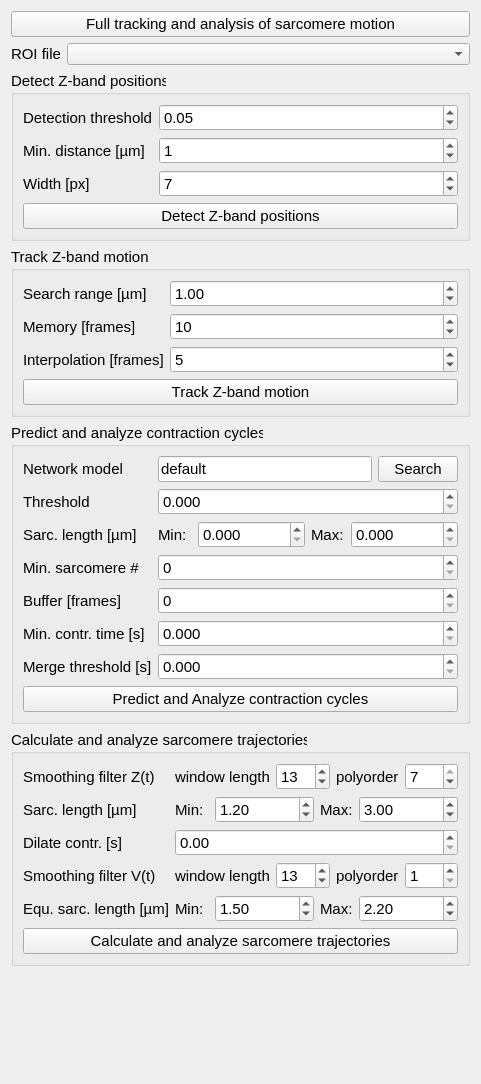
<?xml version="1.0" encoding="UTF-8"?>
<ui version="4.0">
 <class>Form</class>
 <widget class="QWidget" name="Form">
  <property name="geometry">
   <rect>
    <x>0</x>
    <y>0</y>
    <width>481</width>
    <height>1084</height>
   </rect>
  </property>
  <property name="windowTitle">
   <string>Form</string>
  </property>
  <layout class="QFormLayout" name="formLayout">
   <item row="1" column="0">
    <widget class="QLabel" name="label_10">
     <property name="font">
      <font>
       <pointsize>11</pointsize>
      </font>
     </property>
     <property name="text">
      <string>ROI file</string>
     </property>
    </widget>
   </item>
   <item row="0" column="0" colspan="2">
    <widget class="QPushButton" name="btn_analyze_motion">
     <property name="font">
      <font>
       <pointsize>11</pointsize>
      </font>
     </property>
     <property name="toolTip">
      <string>execute all of the below functions(check the parameters before)</string>
     </property>
     <property name="text">
      <string>Full tracking and analysis of sarcomere motion</string>
     </property>
    </widget>
   </item>
   <item row="1" column="1">
    <widget class="QComboBox" name="cb_roi_file">
     <property name="toolTip">
      <string>currently selected ROI to use in analysis</string>
     </property>
    </widget>
   </item>
   <item row="2" column="0" colspan="2">
    <widget class="QGroupBox" name="groupBox">
     <property name="font">
      <font>
       <pointsize>11</pointsize>
      </font>
     </property>
     <property name="title">
      <string>Detect Z-band positions</string>
     </property>
     <property name="flat">
      <bool>false</bool>
     </property>
     <property name="checkable">
      <bool>false</bool>
     </property>
     <layout class="QFormLayout" name="formLayout_2">
      <item row="0" column="0">
       <widget class="QLabel" name="label">
        <property name="toolTip">
         <string>Threshold for peak finder</string>
        </property>
        <property name="text">
         <string>Detection threshold</string>
        </property>
       </widget>
      </item>
      <item row="0" column="1">
       <widget class="QDoubleSpinBox" name="dsb_detect_peaks_threshold">
        <property name="toolTip">
         <string>Threshold for peak finder</string>
        </property>
        <property name="value">
         <double>0.050000000000000</double>
        </property>
       </widget>
      </item>
      <item row="1" column="0">
       <widget class="QLabel" name="label_11">
        <property name="toolTip">
         <string>Minimal distance of z-band peaks in µm</string>
        </property>
        <property name="text">
         <string>Min. distance [µm]</string>
        </property>
       </widget>
      </item>
      <item row="1" column="1">
       <widget class="QSpinBox" name="sb_detect_peaks_min_distance">
        <property name="toolTip">
         <string>Minimal distance of z-band peaks in µm</string>
        </property>
        <property name="maximum">
         <number>5</number>
        </property>
        <property name="value">
         <number>1</number>
        </property>
       </widget>
      </item>
      <item row="2" column="0">
       <widget class="QLabel" name="label_12">
        <property name="toolTip">
         <string>Width of interval around peak for precise determination of peak center, in pixels</string>
        </property>
        <property name="text">
         <string>Width [px]</string>
        </property>
       </widget>
      </item>
      <item row="2" column="1">
       <widget class="QSpinBox" name="sb_detect_peaks_width">
        <property name="toolTip">
         <string>Width of interval around peak for precise determination of peak center, in pixels</string>
        </property>
        <property name="minimum">
         <number>3</number>
        </property>
        <property name="maximum">
         <number>20</number>
        </property>
        <property name="value">
         <number>7</number>
        </property>
       </widget>
      </item>
      <item row="3" column="0" colspan="2">
       <widget class="QPushButton" name="btn_motion_detect_peaks">
        <property name="toolTip">
         <string>execute detect peaks on selected roi file</string>
        </property>
        <property name="text">
         <string>Detect Z-band positions</string>
        </property>
       </widget>
      </item>
     </layout>
    </widget>
   </item>
   <item row="3" column="0" colspan="2">
    <widget class="QGroupBox" name="groupBox_2">
     <property name="font">
      <font>
       <pointsize>11</pointsize>
       <weight>50</weight>
       <bold>false</bold>
      </font>
     </property>
     <property name="title">
      <string>Track Z-band motion</string>
     </property>
     <layout class="QFormLayout" name="formLayout_3">
      <item row="1" column="0">
       <widget class="QLabel" name="label_13">
        <property name="toolTip">
         <string>Search range for tracking algorithm (see documentation of trackpy package)</string>
        </property>
        <property name="text">
         <string>Search range [µm]</string>
        </property>
       </widget>
      </item>
      <item row="4" column="0" colspan="2">
       <widget class="QPushButton" name="btn_motion_track_z_bands">
        <property name="toolTip">
         <string>execute track z-bands on selected roi file</string>
        </property>
        <property name="text">
         <string>Track Z-band motion</string>
        </property>
       </widget>
      </item>
      <item row="1" column="1">
       <widget class="QDoubleSpinBox" name="dsb_track_z_bands_search_range">
        <property name="toolTip">
         <string>Search range for tracking algorithm (see documentation of trackpy package)</string>
        </property>
        <property name="minimum">
         <double>0.100000000000000</double>
        </property>
        <property name="maximum">
         <double>2.000000000000000</double>
        </property>
        <property name="singleStep">
         <double>0.100000000000000</double>
        </property>
        <property name="value">
         <double>1.000000000000000</double>
        </property>
       </widget>
      </item>
      <item row="2" column="0">
       <widget class="QLabel" name="label_36">
        <property name="toolTip">
         <string>Memory for tracking algorithm, in frames (see documentation of trackpy package)</string>
        </property>
        <property name="text">
         <string>Memory [frames]</string>
        </property>
       </widget>
      </item>
      <item row="2" column="1">
       <widget class="QSpinBox" name="sb_track_z_bands_memory">
        <property name="toolTip">
         <string>Memory for tracking algorithm, in frames (see documentation of trackpy package)</string>
        </property>
        <property name="maximum">
         <number>20</number>
        </property>
        <property name="value">
         <number>10</number>
        </property>
       </widget>
      </item>
      <item row="3" column="0">
       <widget class="QLabel" name="label_37">
        <property name="toolTip">
         <string>Memory (max interval) to interpolate gaps in trajectories, in frames (see documentation of trackpy package)</string>
        </property>
        <property name="text">
         <string>Interpolation [frames]</string>
        </property>
       </widget>
      </item>
      <item row="3" column="1">
       <widget class="QSpinBox" name="sb_track_z_band_memory_interp">
        <property name="toolTip">
         <string>Memory (max interval) to interpolate gaps in trajectories, in frames (see documentation of trackpy package)</string>
        </property>
        <property name="minimum">
         <number>2</number>
        </property>
        <property name="maximum">
         <number>10</number>
        </property>
        <property name="value">
         <number>5</number>
        </property>
       </widget>
      </item>
     </layout>
    </widget>
   </item>
   <item row="4" column="0" colspan="2">
    <widget class="QGroupBox" name="groupBox_3">
     <property name="font">
      <font>
       <pointsize>11</pointsize>
      </font>
     </property>
     <property name="title">
      <string>Predict and analyze contraction cycles</string>
     </property>
     <layout class="QFormLayout" name="formLayout_4">
      <item row="0" column="0">
       <widget class="QLabel" name="label_3">
        <property name="font">
         <font>
          <pointsize>11</pointsize>
         </font>
        </property>
        <property name="toolTip">
         <string>Neural network parameters (.pth file)</string>
        </property>
        <property name="text">
         <string>Network model</string>
        </property>
       </widget>
      </item>
      <item row="3" column="0">
       <widget class="QLabel" name="label_4">
        <property name="toolTip">
         <string>Binary threshold for systole state (0, 1) after prediction</string>
        </property>
        <property name="text">
         <string>Threshold</string>
        </property>
       </widget>
      </item>
      <item row="3" column="1">
       <widget class="QDoubleSpinBox" name="dsb_systoles_thresh">
        <property name="toolTip">
         <string>Binary threshold for systole state (0, 1) after prediction</string>
        </property>
        <property name="decimals">
         <number>3</number>
        </property>
        <property name="maximum">
         <double>10000000.000000000000000</double>
        </property>
       </widget>
      </item>
      <item row="4" column="0">
       <widget class="QLabel" name="label_22">
        <property name="toolTip">
         <string>Minimal and maximal sarcomere lengths, sarcomere outside interval are set to NaN</string>
        </property>
        <property name="text">
         <string>Sarc. length [µm]</string>
        </property>
       </widget>
      </item>
      <item row="4" column="1">
       <layout class="QHBoxLayout" name="horizontalLayout_5">
        <item>
         <widget class="QLabel" name="label_28">
          <property name="toolTip">
           <string>Minimal and maximal sarcomere lengths, sarcomere outside interval are set to NaN</string>
          </property>
          <property name="text">
           <string>Min:</string>
          </property>
         </widget>
        </item>
        <item>
         <widget class="QDoubleSpinBox" name="dsb_systoles_slen_limits_lower">
          <property name="toolTip">
           <string>Minimal and maximal sarcomere lengths, sarcomere outside interval are set to NaN</string>
          </property>
          <property name="decimals">
           <number>3</number>
          </property>
          <property name="maximum">
           <double>100000.000000000000000</double>
          </property>
         </widget>
        </item>
        <item>
         <widget class="QLabel" name="label_27">
          <property name="toolTip">
           <string>Minimal and maximal sarcomere lengths, sarcomere outside interval are set to NaN</string>
          </property>
          <property name="text">
           <string>Max:</string>
          </property>
         </widget>
        </item>
        <item>
         <widget class="QDoubleSpinBox" name="dsb_systoles_slen_limits_upper">
          <property name="toolTip">
           <string>Minimal and maximal sarcomere lengths, sarcomere outside interval are set to NaN</string>
          </property>
          <property name="decimals">
           <number>3</number>
          </property>
          <property name="maximum">
           <double>100000.000000000000000</double>
          </property>
         </widget>
        </item>
       </layout>
      </item>
      <item row="5" column="0">
       <widget class="QLabel" name="label_23">
        <property name="toolTip">
         <string>Minimal number of sarcomeres, if lower, systole state is set to 0.</string>
        </property>
        <property name="text">
         <string>Min. sarcomere #</string>
        </property>
       </widget>
      </item>
      <item row="5" column="1">
       <widget class="QSpinBox" name="sb_systoles_n_sarcomere_min">
        <property name="toolTip">
         <string>Minimal number of sarcomeres, if lower, systole state is set to 0.</string>
        </property>
        <property name="maximum">
         <number>1000000</number>
        </property>
       </widget>
      </item>
      <item row="6" column="0">
       <widget class="QLabel" name="label_24">
        <property name="toolTip">
         <string>Remove contraction cycles / systoles within &quot;buffer_frames&quot; frames to start and end of time-series</string>
        </property>
        <property name="text">
         <string>Buffer [frames]</string>
        </property>
       </widget>
      </item>
      <item row="6" column="1">
       <widget class="QSpinBox" name="sb_systoles_buffer_frames">
        <property name="toolTip">
         <string>Remove contraction cycles / systoles within &quot;buffer_frames&quot; frames to start and end of time-series</string>
        </property>
        <property name="maximum">
         <number>10000000</number>
        </property>
       </widget>
      </item>
      <item row="7" column="0">
       <widget class="QLabel" name="label_25">
        <property name="toolTip">
         <string>Minimal time of systole in seconds. If smaller, systole is removed.</string>
        </property>
        <property name="text">
         <string>Min. contr. time [s] </string>
        </property>
       </widget>
      </item>
      <item row="7" column="1">
       <widget class="QDoubleSpinBox" name="dsb_systoles_contr_time_min">
        <property name="toolTip">
         <string>Minimal time of systole in seconds. If smaller, systole is removed.</string>
        </property>
        <property name="decimals">
         <number>3</number>
        </property>
        <property name="maximum">
         <double>100000000.000000000000000</double>
        </property>
       </widget>
      </item>
      <item row="8" column="0">
       <widget class="QLabel" name="label_26">
        <property name="toolTip">
         <string>Maximal time between two systoles. If smaller, two systoles are merged to one.</string>
        </property>
        <property name="text">
         <string>Merge threshold [s]</string>
        </property>
       </widget>
      </item>
      <item row="8" column="1">
       <widget class="QDoubleSpinBox" name="dsb_systoles_merge_time_max">
        <property name="toolTip">
         <string>Maximal time between two systoles. If smaller, two systoles are merged to one.</string>
        </property>
        <property name="decimals">
         <number>3</number>
        </property>
        <property name="maximum">
         <double>1000000.000000000000000</double>
        </property>
       </widget>
      </item>
      <item row="9" column="0" colspan="2">
       <widget class="QPushButton" name="btn_motion_systoles">
        <property name="toolTip">
         <string>execute prediction and analysis of contractions, do not forget to select a contraction weights file</string>
        </property>
        <property name="text">
         <string>Predict and Analyze contraction cycles</string>
        </property>
       </widget>
      </item>
      <item row="0" column="1">
       <layout class="QHBoxLayout" name="horizontalLayout_6">
        <item>
         <widget class="QLineEdit" name="le_systoles_weights">
          <property name="toolTip">
           <string>Neural network parameters (.pth file)</string>
          </property>
          <property name="text">
           <string>default</string>
          </property>
         </widget>
        </item>
        <item>
         <widget class="QPushButton" name="btn_systoles_search_weights">
          <property name="text">
           <string>Search</string>
          </property>
         </widget>
        </item>
       </layout>
      </item>
     </layout>
    </widget>
   </item>
   <item row="5" column="0" colspan="2">
    <widget class="QGroupBox" name="groupBox_4">
     <property name="font">
      <font>
       <pointsize>11</pointsize>
      </font>
     </property>
     <property name="title">
      <string>Calculate and analyze sarcomere trajectories</string>
     </property>
     <layout class="QFormLayout" name="formLayout_5">
      <item row="2" column="0">
       <widget class="QLabel" name="label_14">
        <property name="toolTip">
         <string>Window length and poly order for Savitky-Golay filter for smoothing of z-band trajectories</string>
        </property>
        <property name="text">
         <string>Smoothing filter Z(t)</string>
        </property>
       </widget>
      </item>
      <item row="2" column="1">
       <layout class="QHBoxLayout" name="horizontalLayout">
        <item>
         <widget class="QLabel" name="label_6">
          <property name="toolTip">
           <string>Window length and poly order for Savitky-Golay filter for smoothing of z-band trajectories</string>
          </property>
          <property name="text">
           <string>window length</string>
          </property>
         </widget>
        </item>
        <item>
         <widget class="QSpinBox" name="sb_get_sarc_traj_filter_z_pos_wl">
          <property name="toolTip">
           <string>Window length and poly order for Savitky-Golay filter for smoothing of z-band trajectories</string>
          </property>
          <property name="minimum">
           <number>3</number>
          </property>
          <property name="maximum">
           <number>15</number>
          </property>
          <property name="value">
           <number>13</number>
          </property>
         </widget>
        </item>
        <item>
         <widget class="QLabel" name="label_15">
          <property name="toolTip">
           <string>Window length and poly order for Savitky-Golay filter for smoothing of z-band trajectories</string>
          </property>
          <property name="text">
           <string>polyorder</string>
          </property>
         </widget>
        </item>
        <item>
         <widget class="QSpinBox" name="sb_get_sarc_traj_filter_z_pos_po">
          <property name="toolTip">
           <string>Window length and poly order for Savitky-Golay filter for smoothing of z-band trajectories</string>
          </property>
          <property name="minimum">
           <number>1</number>
          </property>
          <property name="maximum">
           <number>7</number>
          </property>
          <property name="value">
           <number>7</number>
          </property>
         </widget>
        </item>
       </layout>
      </item>
      <item row="4" column="0">
       <widget class="QLabel" name="label_16">
        <property name="toolTip">
         <string> Lower and upper limits of sarcomere lengths, values outside are set to nan</string>
        </property>
        <property name="text">
         <string>Sarc. length [µm]</string>
        </property>
       </widget>
      </item>
      <item row="4" column="1">
       <layout class="QHBoxLayout" name="horizontalLayout_2">
        <item>
         <widget class="QLabel" name="label_18">
          <property name="toolTip">
           <string> Lower and upper limits of sarcomere lengths, values outside are set to nan</string>
          </property>
          <property name="text">
           <string>Min:</string>
          </property>
         </widget>
        </item>
        <item>
         <widget class="QDoubleSpinBox" name="dsb_get_sarc_traj_slen_lower">
          <property name="toolTip">
           <string> Lower and upper limits of sarcomere lengths, values outside are set to nan</string>
          </property>
          <property name="maximum">
           <double>1000000.000000000000000</double>
          </property>
          <property name="value">
           <double>1.200000000000000</double>
          </property>
         </widget>
        </item>
        <item>
         <widget class="QLabel" name="label_17">
          <property name="toolTip">
           <string> Lower and upper limits of sarcomere lengths, values outside are set to nan</string>
          </property>
          <property name="text">
           <string>Max:</string>
          </property>
         </widget>
        </item>
        <item>
         <widget class="QDoubleSpinBox" name="dsb_get_sarc_traj_slen_upper">
          <property name="toolTip">
           <string> Lower and upper limits of sarcomere lengths, values outside are set to nan</string>
          </property>
          <property name="maximum">
           <double>1000000.000000000000000</double>
          </property>
          <property name="value">
           <double>3.000000000000000</double>
          </property>
         </widget>
        </item>
       </layout>
      </item>
      <item row="6" column="0">
       <widget class="QLabel" name="label_5">
        <property name="toolTip">
         <string>Dilation time (in seconds) of systole time-series</string>
        </property>
        <property name="text">
         <string>Dilate contr. [s]</string>
        </property>
       </widget>
      </item>
      <item row="8" column="0">
       <widget class="QLabel" name="label_7">
        <property name="toolTip">
         <string>Window length and poly order for Savitky-Golay filter</string>
        </property>
        <property name="text">
         <string>Smoothing filter V(t) </string>
        </property>
       </widget>
      </item>
      <item row="8" column="1">
       <layout class="QHBoxLayout" name="horizontalLayout_3">
        <item>
         <widget class="QLabel" name="label_8">
          <property name="toolTip">
           <string>Window length and poly order for Savitky-Golay filter</string>
          </property>
          <property name="text">
           <string>window length</string>
          </property>
         </widget>
        </item>
        <item>
         <widget class="QSpinBox" name="dsb_get_sarc_traj_filter_vel_wl">
          <property name="toolTip">
           <string>Window length and poly order for Savitky-Golay filter for smoothing of delta_slen prior to differentiation
            to obtain sarcomere velocities</string>
          </property>
          <property name="minimum">
           <number>3</number>
          </property>
          <property name="maximum">
           <number>15</number>
          </property>
          <property name="value">
           <number>13</number>
          </property>
         </widget>
        </item>
        <item>
         <widget class="QLabel" name="label_9">
          <property name="toolTip">
           <string>Window length and poly order for Savitky-Golay filter</string>
          </property>
          <property name="text">
           <string>polyorder</string>
          </property>
         </widget>
        </item>
        <item>
         <widget class="QSpinBox" name="dsb_get_sarc_traj_filter_vel_po">
          <property name="toolTip">
           <string>Window length and poly order for Savitky-Golay filter for smoothing of delta_slen prior to differentiation
            to obtain sarcomere velocities</string>
          </property>
          <property name="minimum">
           <number>1</number>
          </property>
          <property name="maximum">
           <number>7</number>
          </property>
         </widget>
        </item>
       </layout>
      </item>
      <item row="9" column="0">
       <widget class="QLabel" name="label_19">
        <property name="toolTip">
         <string>Lower and upper limits of sarcomere equilibrium lengths, values outside are set to nan</string>
        </property>
        <property name="text">
         <string>Equ. sarc. length [µm]</string>
        </property>
       </widget>
      </item>
      <item row="9" column="1">
       <layout class="QHBoxLayout" name="horizontalLayout_4">
        <item>
         <widget class="QLabel" name="label_20">
          <property name="toolTip">
           <string>Lower and upper limits of sarcomere equilibrium lengths, values outside are set to nan</string>
          </property>
          <property name="text">
           <string>Min:</string>
          </property>
         </widget>
        </item>
        <item>
         <widget class="QDoubleSpinBox" name="dsb_get_sarc_traj_equ_lims_lower">
          <property name="toolTip">
           <string>Lower and upper limits of sarcomere equilibrium lengths, values outside are set to nan</string>
          </property>
          <property name="maximum">
           <double>1000000.000000000000000</double>
          </property>
          <property name="value">
           <double>1.500000000000000</double>
          </property>
         </widget>
        </item>
        <item>
         <widget class="QLabel" name="label_21">
          <property name="toolTip">
           <string>Lower and upper limits of sarcomere equilibrium lengths, values outside are set to nan</string>
          </property>
          <property name="text">
           <string>Max:</string>
          </property>
         </widget>
        </item>
        <item>
         <widget class="QDoubleSpinBox" name="dsb_get_sarc_traj_equ_lims_upper">
          <property name="toolTip">
           <string>Lower and upper limits of sarcomere equilibrium lengths, values outside are set to nan</string>
          </property>
          <property name="maximum">
           <double>100000.000000000000000</double>
          </property>
          <property name="value">
           <double>2.200000000000000</double>
          </property>
         </widget>
        </item>
       </layout>
      </item>
      <item row="11" column="0" colspan="2">
       <widget class="QPushButton" name="btn_motion_get_sarcomere_trajs">
        <property name="toolTip">
         <string>execute sarcomere trajectories analysis</string>
        </property>
        <property name="text">
         <string>Calculate and analyze sarcomere trajectories</string>
        </property>
       </widget>
      </item>
      <item row="6" column="1">
       <widget class="QDoubleSpinBox" name="dsb_get_sarc_traj_dilate_systoles">
        <property name="toolTip">
         <string>Dilation time (in seconds) of systole time-series to shorten time-interval during diastole at which the sarcomere
            equilibrium lengths are determined</string>
        </property>
        <property name="maximum">
         <double>0.500000000000000</double>
        </property>
        <property name="singleStep">
         <double>0.010000000000000</double>
        </property>
       </widget>
      </item>
     </layout>
    </widget>
   </item>
  </layout>
 </widget>
 <resources/>
 <connections/>
</ui>
